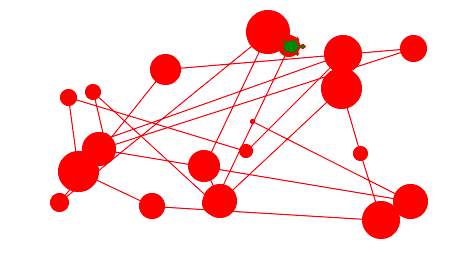

Reproduce this figure in Python.
# random dot size
import turtle
import random

turtle.dot()
for i in range(20):
    x = random.randint(-200, 200)
    y = random.randint(-100, 100)
    size = random.randint(10, 50)  
    turtle.goto(x, y)
    turtle.dot(size)

turtle.done()
    
